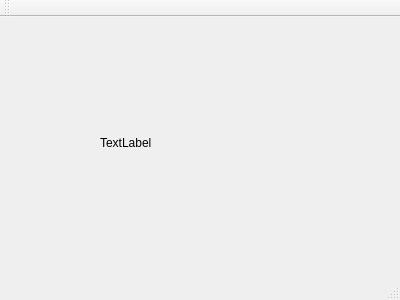
<?xml version="1.0" encoding="UTF-8"?>
<ui version="4.0">
 <class>MainWindow</class>
 <widget class="QMainWindow" name="MainWindow">
  <property name="geometry">
   <rect>
    <x>0</x>
    <y>0</y>
    <width>400</width>
    <height>300</height>
   </rect>
  </property>
  <property name="windowTitle">
   <string>MainWindow</string>
  </property>
  <widget class="QWidget" name="centralWidget">
   <widget class="QLabel" name="displayLabel">
    <property name="geometry">
     <rect>
      <x>100</x>
      <y>70</y>
      <width>171</width>
      <height>111</height>
     </rect>
    </property>
    <property name="text">
     <string>TextLabel</string>
    </property>
   </widget>
  </widget>
  <widget class="QMenuBar" name="menuBar">
   <property name="geometry">
    <rect>
     <x>0</x>
     <y>0</y>
     <width>400</width>
     <height>23</height>
    </rect>
   </property>
  </widget>
  <widget class="QToolBar" name="mainToolBar">
   <attribute name="toolBarArea">
    <enum>TopToolBarArea</enum>
   </attribute>
   <attribute name="toolBarBreak">
    <bool>false</bool>
   </attribute>
  </widget>
  <widget class="QStatusBar" name="statusBar"/>
 </widget>
 <layoutdefault spacing="6" margin="11"/>
 <resources/>
 <connections/>
</ui>
